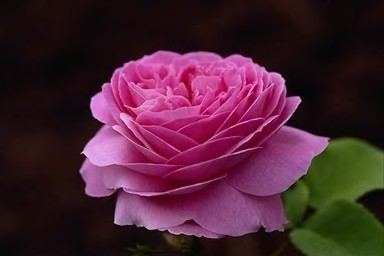
%> input picture implementation/images/image.orig/622.jpg, 384 x 256 px
$ octave YDemo__Tiler.m   (GNU Octave 9; MATLAB toolbox functions it lacks are replaced by stand-ins)
%> lines starting %> are read from the running program, lines starting %| are printed output that depends on the picture
%> further down, Img is the input picture: size 256x384x3 uint8; mean R, G, B 74.1, 34.8, 50.8
### implementation/BlockMTH/BlockMTH_YQTiler.m
function ImgYContainer = BlockMTH_YQTiler(NumOfHorizontalBlocks,NumOfVerticalBlocks,Img)
%> called with NumOfHorizontalBlocks = 3, NumOfVerticalBlocks = 3

    imgWidthBlockSize  = floor(size(Img,2)/NumOfHorizontalBlocks );
%> imgWidthBlockSize = 128
    imgHeightBlockSize = floor(size(Img,1)/NumOfVerticalBlocks   );
%> imgHeightBlockSize = 85

    ImgYContainer = cell(1,NumOfHorizontalBlocks * NumOfVerticalBlocks);
    for Row=1:NumOfVerticalBlocks
        for Col=1:NumOfHorizontalBlocks


            xlimitPrev  = max (1,((Col-1) * imgWidthBlockSize)) ;
            ylimitPrev  = max (1,((Row-1) * imgHeightBlockSize));

            xlimitNew   =(Col * imgWidthBlockSize) ;
            ylimitNew   =(Row * imgHeightBlockSize) ;

            NewSubImg = BlockMTH_getYQTiledImage(Img,ylimitPrev:ylimitNew,xlimitPrev:xlimitNew);
            imgNo = ((Row-1)*NumOfHorizontalBlocks)+Col;

            ImgYContainer{imgNo} = NewSubImg;

        end
    end
%> after the loop, ImgYContainer = 9 items


end

### implementation/BlockMTH/YDemo__Tiler.m

close all
clear all
clc

% YTiler(2,2,'DSC00013.JPG');
% YQTiler(4,4,'DSC00013.JPG');
% YTiler(4,3,'DSC00013.JPG');

Img = imread('622.jpg');
 ImgYContainer =  BlockMTH_YQTiler(3,3,Img);
%> ImgYContainer = 9 items

    for imgNo = 1 : length(ImgYContainer)
        RGB = ImgYContainer{imgNo};
        subplot(3,3,imgNo);
        imshow(RGB,imgNo);
    end
%> this loop made 9 passes
%> pass 1, `RGB = ImgYContainer{imgNo};`:
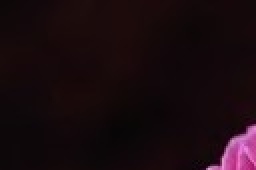
%> RGB: size 85x128x3 uint8 (shown 2 times larger); mean R, G, B 24.6, 10.5, 14.5
%> pass 2, `RGB = ImgYContainer{imgNo};`:
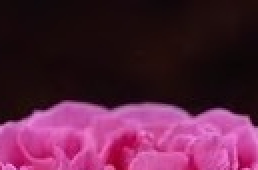
%> RGB: size 85x129x3 uint8 (shown 2 times larger); mean R, G, B 87.9, 33.9, 63
%> pass 3, `RGB = ImgYContainer{imgNo};`:
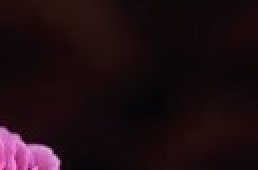
%> RGB: size 85x129x3 uint8 (shown 2 times larger); mean R, G, B 29.3, 13, 17
%> after the loop:
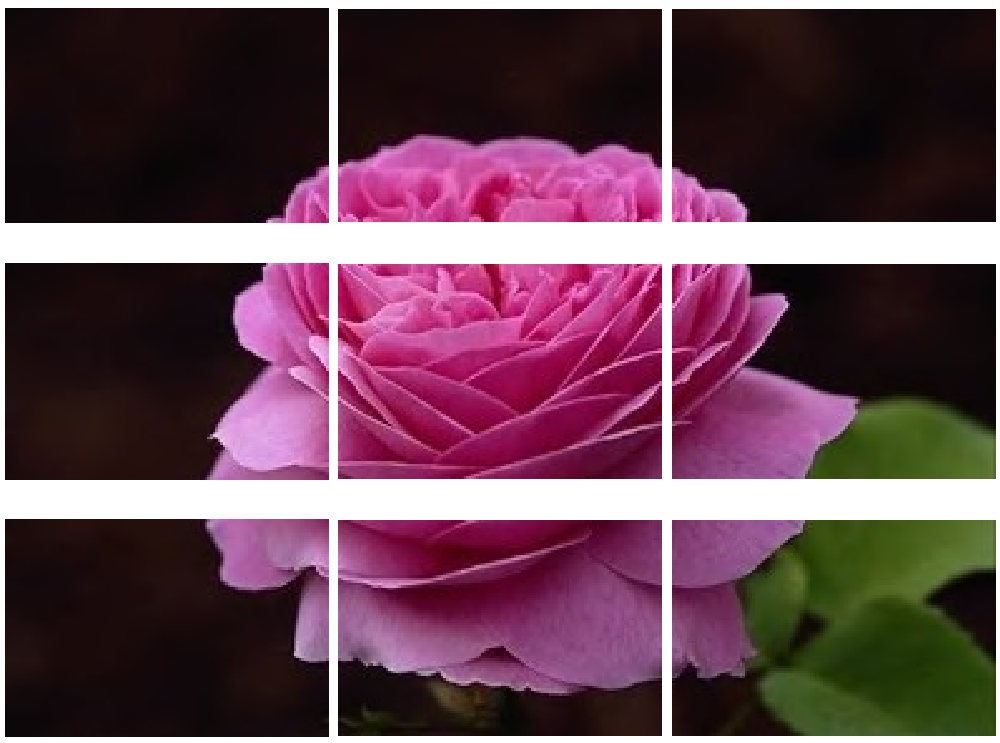
%> figure redrawn from the program's plot data, 9 panels

$ run again, with implementation/images/image.orig/158.jpg copied over implementation/images/image.orig/622.jpg
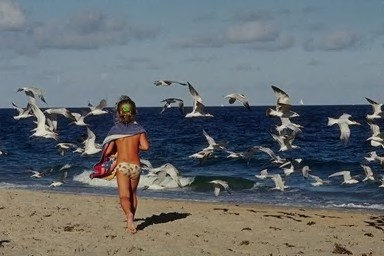
%> input picture implementation/images/image.orig/158.jpg, 384 x 256 px
%> Img is the input picture: size 256x384x3 uint8; mean R, G, B 101.7, 107.8, 111.5
%> after the loop in BlockMTH_YQTiler, `for Row=1:NumOfVerticalBlocks`: ImgYContainer = 9 items
%> the loop `for imgNo = 1 : length(ImgYContainer)` made 9 passes
%> pass 1, `RGB = ImgYContainer{imgNo};`:
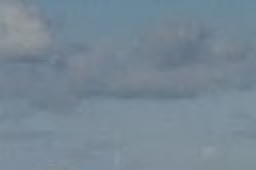
%> RGB: size 85x128x3 uint8 (shown 2 times larger); mean R, G, B 118.8, 135.7, 149
%> pass 3, `RGB = ImgYContainer{imgNo};`:
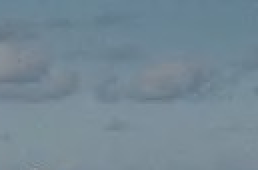
%> RGB: size 85x129x3 uint8 (shown 2 times larger); mean R, G, B 116.6, 136.6, 149

$ run again, with implementation/images/image.orig/159.jpg copied over implementation/images/image.orig/622.jpg
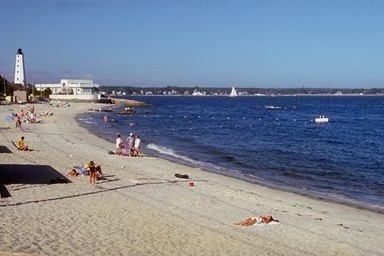
%> input picture implementation/images/image.orig/159.jpg, 384 x 256 px
%> Img is the input picture: size 256x384x3 uint8; mean R, G, B 123.7, 134.9, 152.5
%> after the loop in BlockMTH_YQTiler, `for Row=1:NumOfVerticalBlocks`: ImgYContainer = 9 items
%> the loop `for imgNo = 1 : length(ImgYContainer)` made 9 passes
%> pass 1, `RGB = ImgYContainer{imgNo};`:
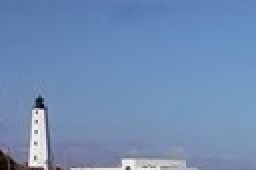
%> RGB: size 85x128x3 uint8 (shown 2 times larger); mean R, G, B 112.8, 141.2, 181.4
%> pass 2, `RGB = ImgYContainer{imgNo};`:
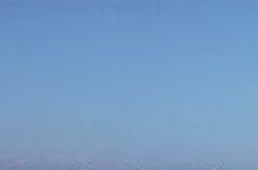
%> RGB: size 85x129x3 uint8 (shown 2 times larger); mean R, G, B 118, 156.2, 197.3

$ run again, with implementation/images/image.orig/168.jpg copied over implementation/images/image.orig/622.jpg
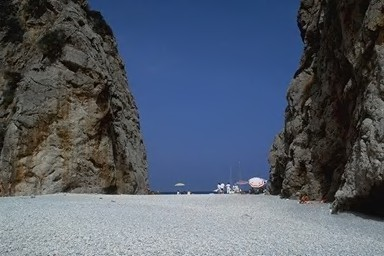
%> input picture implementation/images/image.orig/168.jpg, 384 x 256 px
%> Img is the input picture: size 256x384x3 uint8; mean R, G, B 83.1, 91.7, 105.7
%> after the loop in BlockMTH_YQTiler, `for Row=1:NumOfVerticalBlocks`: ImgYContainer = 9 items
%> the loop `for imgNo = 1 : length(ImgYContainer)` made 9 passes
%> pass 1, `RGB = ImgYContainer{imgNo};`:
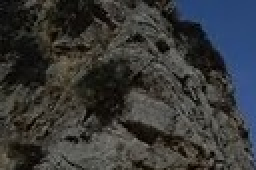
%> RGB: size 85x128x3 uint8 (shown 2 times larger); mean R, G, B 54.9, 56.2, 56.4
%> pass 3, `RGB = ImgYContainer{imgNo};`:
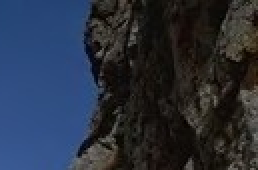
%> RGB: size 85x129x3 uint8 (shown 2 times larger); mean R, G, B 40.1, 47.8, 62.3
